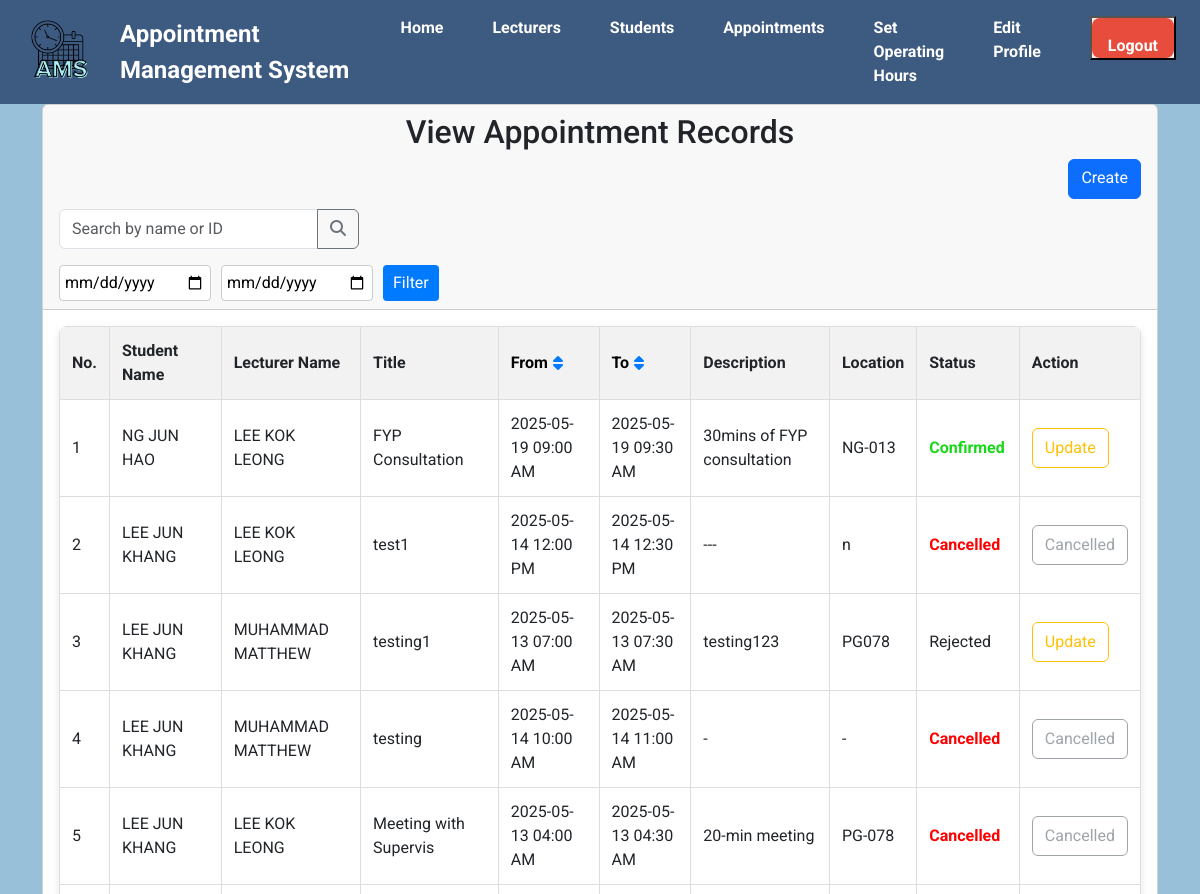
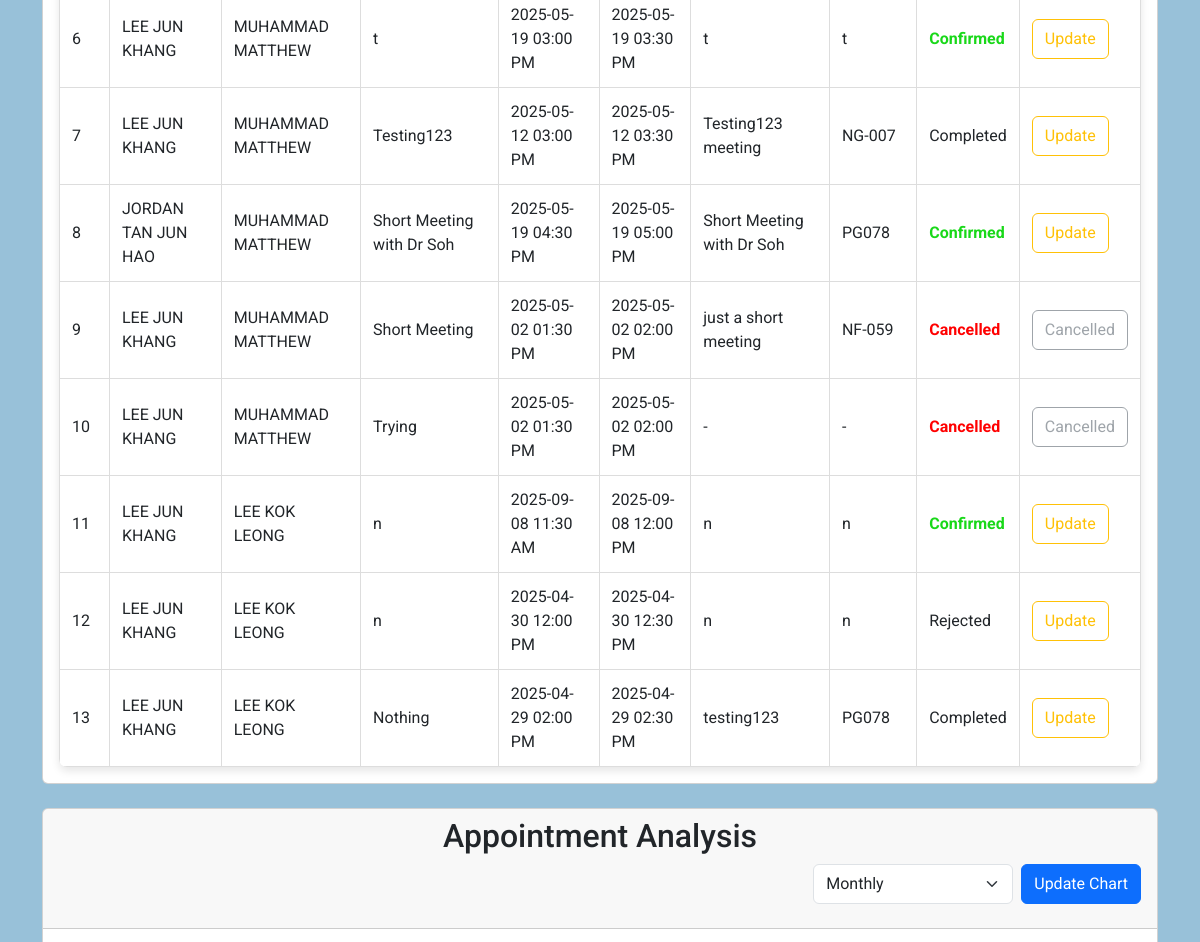
Before: /appointment_view_admin.php (signed in, upper part) with the older database file (2 pictures, top to bottom).
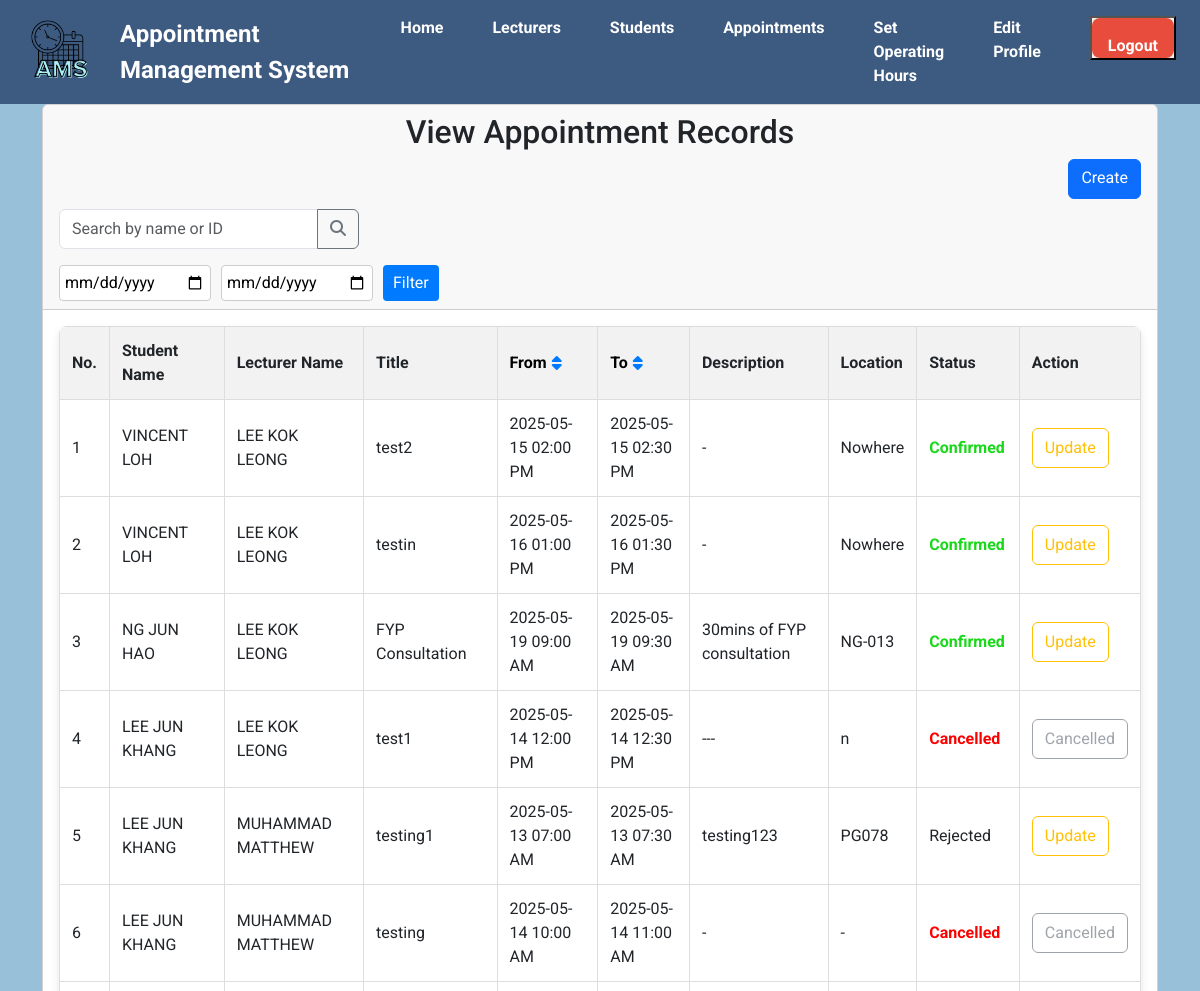
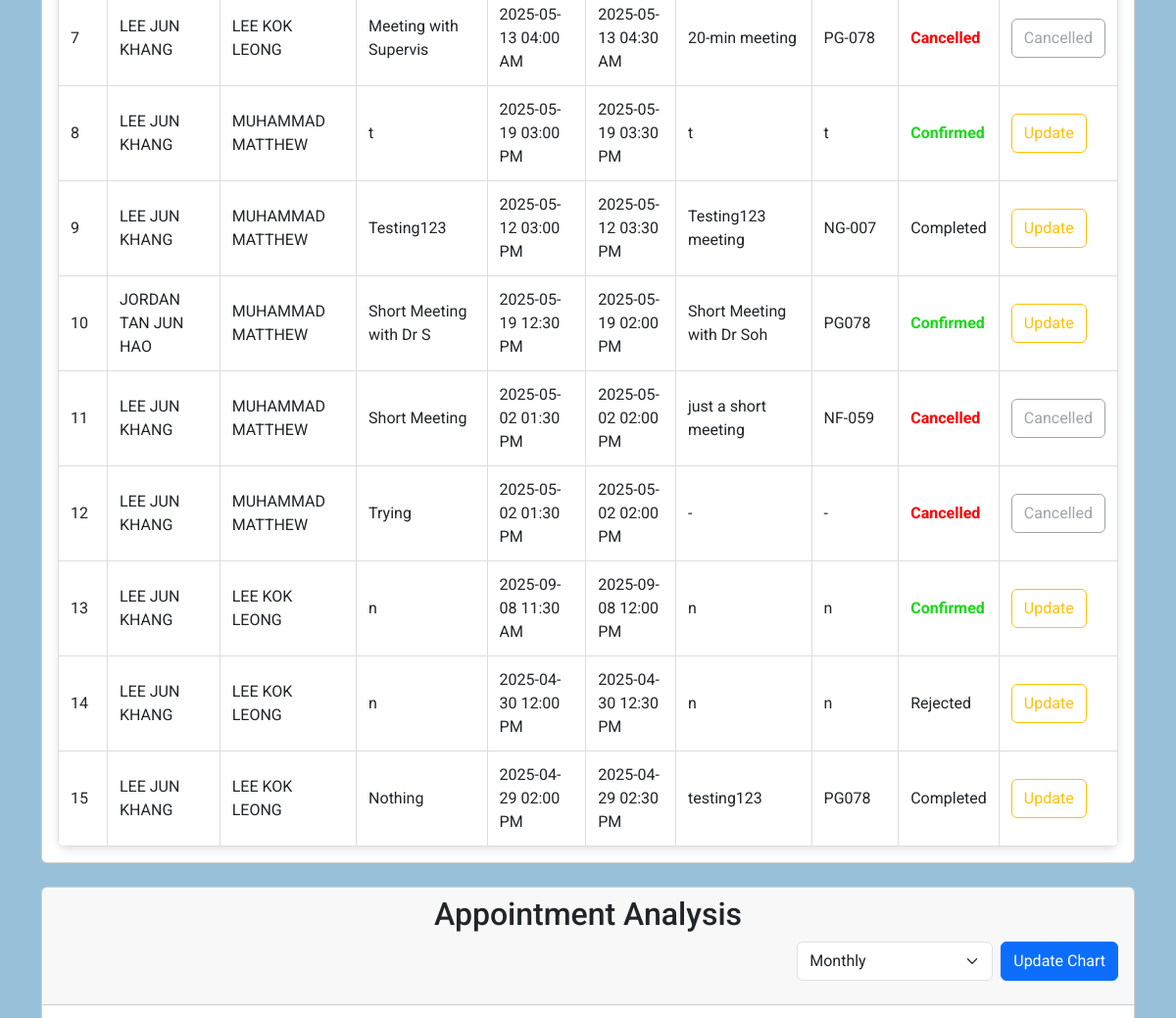
After: the same page with the newer database file (2 pictures, top to bottom).
### tables this page shows
CREATE TABLE `appointments` (
  `id` bigint(11) NOT NULL,
  `student_id` bigint(11) NOT NULL,
  `lecturer_id` bigint(11) NOT NULL,
  `title` varchar(100) NOT NULL,
  `start_datetime` datetime NOT NULL,
  `end_datetime` datetime NOT NULL,
  `status` enum('Confirmed','Rejected','Cancelled','Completed') DEFAULT 'Confirmed',
  `description` text DEFAULT NULL,
  `location` varchar(50) NOT NULL,
  `created_at` timestamp NOT NULL DEFAULT current_timestamp(),
  `updated_at` timestamp NOT NULL DEFAULT current_timestamp() ON UPDATE current_timestamp()
);

CREATE TABLE `users` (
  `id` bigint(11) NOT NULL,
  `username` varchar(100) NOT NULL,
  `email` varchar(100) NOT NULL,
  `role_id` int(1) NOT NULL,
  `reg_date` datetime NOT NULL,
  `password` varchar(255) NOT NULL,
  `contact_number` varchar(15) NOT NULL
);

### appointment_view_admin.php (the view, shortened to what the changed rows need)
<?php
include("database.php");
$sort_by = isset($_GET['sort_by']) ? $_GET['sort_by'] : 'id';
$sort_order = isset($_GET['sort_order']) ? $_GET['sort_order'] : 'DESC';
$valid_sort_columns = ['start_datetime', 'end_datetime', 'id'];
$sort_by = in_array($sort_by, $valid_sort_columns) ? $sort_by : 'id';
$sort_order = strtoupper($sort_order) === 'ASC' ? 'ASC' : 'DESC';
$new_sort_order = $sort_order === 'ASC' ? 'DESC' : 'ASC';
$from_date = isset($_GET['from_date']) ? $_GET['from_date'] : '';
$to_date = isset($_GET['to_date']) ? $_GET['to_date'] : '';
$where_clause = '';
?>
<!DOCTYPE html>
<html lang="en">
<head>
    <link rel="stylesheet" href="css/style.css">
    <link href="https://cdn.jsdelivr.net/npm/bootstrap@5.3.3/dist/css/bootstrap.min.css" rel="stylesheet"
>
    <link rel="stylesheet" type="text/css"
        href="https://cdnjs.cloudflare.com/ajax/libs/font-awesome/6.6.0/css/all.min.css">
    <link rel="stylesheet" href="https://unicons.iconscout.com/release/v4.0.0/css/line.css">
</head>
<body class="main-box top">
    <main>
        <div class="container">
            <div class="row">
                <div class="col-md-12">
                    <div class="card">
                        <div class="card-header">
                            <h2 style="text-align: center;">View Appointment Records</h2>
                        </div>
                        <div class="card-body">
                            <table class="product-table" id="appointmentTable">
                                <thead>
                                    <tr>
                                        <th>No.</th>
                                        <th>Student Name</th>
                                        <th>Lecturer Name</th>
                                        <th>Title</th>
                                        <th>
                                            <a
                                                href="?sort_by=start_datetime&sort_order=<?php echo ($sort_by === 'start_datetime') ? $new_sort_order : 'ASC'; ?>&from_date=<?php echo urlencode($from_date ? substr($from_date, 0, 10) : ''); ?>&to_date=<?php echo urlencode($to_date ? substr($to_date, 0, 10) : ''); ?>">
                                                From
                                                <?php if ($sort_by === 'start_datetime') { ?>
                                                    <i
                                                        class="fas fa-sort-<?php echo $sort_order === 'ASC' ? 'up' : 'down'; ?> sort-icon"></i>
                                                <?php } else { ?>
                                                    <i class="fas fa-sort sort-icon"></i>
                                                <?php } ?>
                                            </a>
                                        </th>
                                        <th>
                                            <a
                                                href="?sort_by=end_datetime&sort_order=<?php echo ($sort_by === 'end_datetime') ? $new_sort_order : 'ASC'; ?>&from_date=<?php echo urlencode($from_date ? substr($from_date, 0, 10) : ''); ?>&to_date=<?php echo urlencode($to_date ? substr($to_date, 0, 10) : ''); ?>">
                                                To
                                                <?php if ($sort_by === 'end_datetime') { ?>
                                                    <i
                                                        class="fas fa-sort-<?php echo $sort_order === 'ASC' ? 'up' : 'down'; ?> sort-icon"></i>
                                                <?php } else { ?>
                                                    <i class="fas fa-sort sort-icon"></i>
                                                <?php } ?>
                                            </a>
                                        </th>
                                        <th>Description</th>
                                        <th>Location</th>
                                        <th>Status</th>
                                        <th>Action</th>
                                    </tr>
                                </thead>
                                <tbody>
                                    <?php
                                    $count = 1;
                                    $sel_query = "SELECT appointments.*,
                                                  u1.username AS student_name,
                                                  u1.email AS student_email,
                                                  u2.username AS lecturer_name,
                                                  u2.email AS lecturer_email,
                                                  DATE_FORMAT(appointments.start_datetime, '%Y-%m-%d %h:%i %p') AS formatted_start,
                                                  DATE_FORMAT(appointments.end_datetime, '%Y-%m-%d %h:%i %p') AS formatted_end
                                                  FROM appointments
                                                  JOIN students s ON appointments.student_id = s.user_id
                                                  JOIN users u1 ON s.user_id = u1.id
                                                  JOIN lecturers l ON appointments.lecturer_id = l.id
                                                  JOIN users u2 ON l.user_id = u2.id
                                                  $where_clause
                                                  ORDER BY appointments.$sort_by $sort_order";
                                    $stmt = $con->prepare($sel_query);
                                    if (!$stmt) {
                                        echo "<tr><td colspan='10' style='text-align: center;'>Error preparing query: " . htmlspecialchars($con->error) . "</td></tr>";
                                    } else {
                                        if (!$stmt->execute()) {
                                            echo "<tr><td colspan='10' style='text-align: center;'>Error executing query: " . htmlspecialchars($stmt->error) . "</td></tr>";
                                        } else {
                                            $result = $stmt->get_result();
                                            if ($result->num_rows === 0) {
                                                echo "<tr><td colspan='10' style='text-align: center;'>No appointments found.</td></tr>";
                                            } else {
                                                while ($row = $result->fetch_assoc()) {
                                    ?>
                                                    <tr>
                                                        <td><?php echo $count; ?></td>
                                                        <td><?php echo htmlspecialchars($row["student_name"]); ?></td>
                                                        <td><?php echo htmlspecialchars($row["lecturer_name"]); ?></td>
                                                        <td><?php echo htmlspecialchars($row["title"]); ?></td>
                                                        <td><?php echo htmlspecialchars($row["formatted_start"]); ?></td>
                                                        <td><?php echo htmlspecialchars($row["formatted_end"]); ?></td>
                                                        <td><?php echo htmlspecialchars($row["description"]); ?></td>
                                                        <td><?php echo htmlspecialchars($row["location"]); ?></td>
                                                        <?php
                                                        $statusClass = '';
                                                        $statusText = $row['status'];
                                                        switch ($statusText) {
                                                            case 'Confirmed':
                                                                $statusClass = 'status-confirmed';
                                                                break;
                                                            case 'Cancelled':
                                                                $statusClass = 'status-cancelled';
                                                                break;
                                                            case 'Rejected':
                                                                $statusClass = 'status-rejected';
                                                                break;
                                                            case 'Completed':
                                                                $statusClass = 'status-completed';
                                                                break;
                                                        }
                                                        echo "<td class='$statusClass'>" . htmlspecialchars($statusText) . "</td>";
                                                        ?>
                                                        <td>
                                                            <?php if ($row['status'] !== 'Cancelled'): ?>
                                                                <button type="button" class="btn btn-outline-warning" data-bs-toggle="modal"
                                                                    data-bs-target="#updateModal"
                                                                    data-id="<?php echo $row['id']; ?>">Update</button>
                                                            <?php else: ?>
                                                                <button type="button" class="btn btn-outline-secondary"
                                                                    disabled>Cancelled</button>
                                                            <?php endif; ?>
                                                        </td>
                                                    </tr>
                                    <?php
                                                    $count++;
                                                }
                                            }
                                        }
                                    }
                                    ?>
                                </tbody>
                            </table>
                        </div>
                    </div>
                    <div class="card mt-4">
                        <div class="card-header">
                            <h2 style="text-align: center;">Appointment Analysis</h2>
                        </div>
                    </div>
                </div>
            </div>
        </div>
    </main>
</body>
</html>

Changed rows visible on the page:
added appointments: student.username "VINCENT LOH", users.username "LEE KOK LEONG", title "test2", formatted_start "2025-05-15 02:00 PM", formatted_end "2025-05-15 02:30 PM", description "-", location "Nowhere", status "Confirmed"
added appointments: student.username "VINCENT LOH", users.username "LEE KOK LEONG", title "testin", formatted_start "2025-05-16 01:00 PM", formatted_end "2025-05-16 01:30 PM", description "-", location "Nowhere", status "Confirmed"
changed appointments "Short Meeting with Dr Soh": title "Short Meeting with Dr Soh" → "Short Meeting with Dr S"; formatted_start "2025-05-19 04:30 PM" → "2025-05-19 12:30 PM"; formatted_end "2025-05-19 05:00 PM" → "2025-05-19 02:00 PM"
